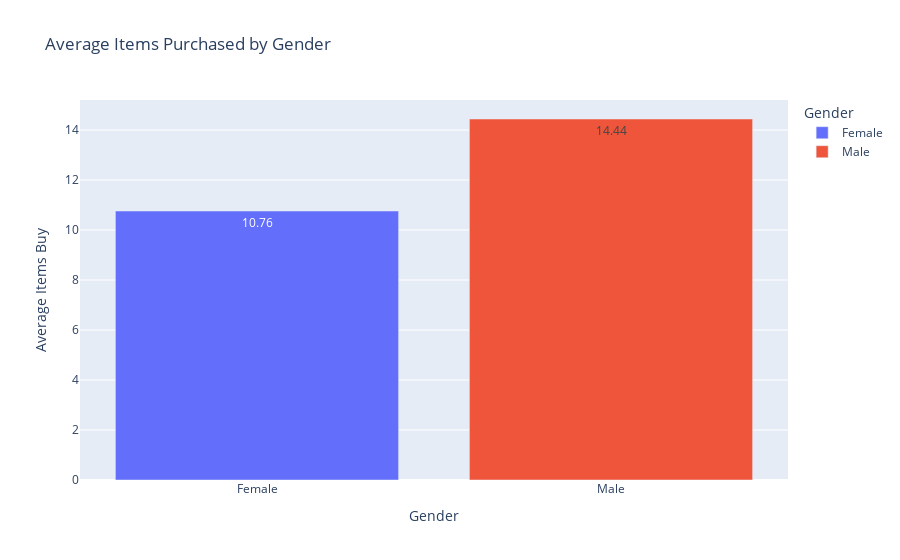

Notebook source saved alongside this figure:
### Code cell
items_purchased_gender = df.groupby("Gender")["Items_Purchased"].mean().reset_index()

fig = pltx.bar(
    items_purchased_gender,
    x="Gender",
    y="Items_Purchased",
    title="Average Items Purchased by Gender",
    color="Gender",
    text_auto=True
)

fig.update_xaxes(title="Gender")
fig.update_yaxes(title="Average Items Buy")
fig.show()

### Figure 1 — Plotly figure (JSON) as saved in the notebook; plotly's stock layout.template omitted (floating-point values rounded to 4 significant figures)
{"data": [{"alignmentgroup": "True", "hovertemplate": "Gender=%{x}<br>Items_Purchased=%{y}<extra></extra>", "legendgroup": "Female", "marker": {"color": "#636efa", "pattern": {"shape": ""}}, "name": "Female", "offsetgroup": "Female", "orientation": "v", "showlegend": true, "textposition": "auto", "texttemplate": "%{y}", "type": "bar", "x": ["Female"], "xaxis": "x", "y": [10.76], "yaxis": "y"}, {"alignmentgroup": "True", "hovertemplate": "Gender=%{x}<br>Items_Purchased=%{y}<extra></extra>", "legendgroup": "Male", "marker": {"color": "#EF553B", "pattern": {"shape": ""}}, "name": "Male", "offsetgroup": "Male", "orientation": "v", "showlegend": true, "textposition": "auto", "texttemplate": "%{y}", "type": "bar", "x": ["Male"], "xaxis": "x", "y": [14.44], "yaxis": "y"}], "layout": {"barmode": "relative", "legend": {"title": {"text": "Gender"}, "tracegroupgap": 0}, "title": {"text": "Average Items Purchased by Gender"}, "xaxis": {"anchor": "y", "categoryarray": ["Female", "Male"], "categoryorder": "array", "domain": [0, 1], "title": {"text": "Gender"}}, "yaxis": {"anchor": "x", "domain": [0, 1], "title": {"text": "Average Items Buy"}}}}
